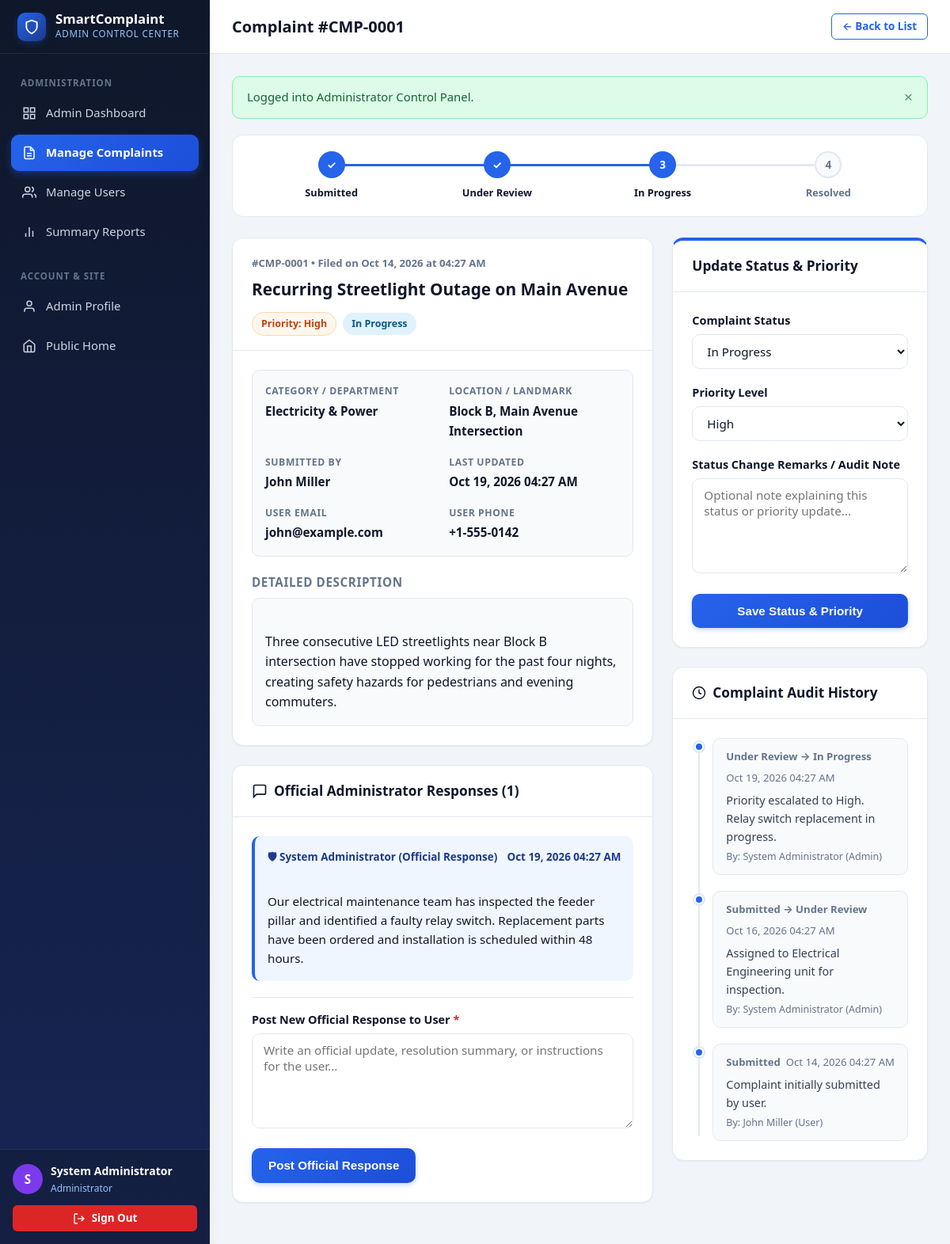
Page /complaint_details.php?id=1 (signed in) on the committed database.
### tables this page shows
CREATE TABLE `complaints` (
  `id` INT UNSIGNED NOT NULL AUTO_INCREMENT,
  `user_id` INT UNSIGNED NOT NULL,
  `title` VARCHAR(200) NOT NULL,
  `description` TEXT NOT NULL,
  `category` VARCHAR(100) NOT NULL,
  `location` VARCHAR(200) NOT NULL,
  `image_path` VARCHAR(255) DEFAULT NULL,
  `priority` ENUM('Low', 'Medium', 'High', 'Urgent') NOT NULL DEFAULT 'Medium',
  `status` ENUM('Submitted', 'Under Review', 'In Progress', 'Resolved', 'Rejected') NOT NULL DEFAULT 'Submitted',
  `created_at` TIMESTAMP NOT NULL DEFAULT CURRENT_TIMESTAMP,
  `updated_at` TIMESTAMP NOT NULL DEFAULT CURRENT_TIMESTAMP ON UPDATE CURRENT_TIMESTAMP,
  PRIMARY KEY (`id`),
  KEY `idx_complaints_user_id` (`user_id`),
  KEY `idx_complaints_status` (`status`),
  KEY `idx_complaints_priority` (`priority`),
  KEY `idx_complaints_category` (`category`),
  KEY `idx_complaints_created_at` (`created_at`),
  CONSTRAINT `fk_complaints_user`
    FOREIGN KEY (`user_id`) REFERENCES `users` (`id`)
    ON DELETE CASCADE ON UPDATE CASCADE
);

CREATE TABLE `users` (
  `id` INT UNSIGNED NOT NULL AUTO_INCREMENT,
  `name` VARCHAR(100) NOT NULL,
  `email` VARCHAR(150) NOT NULL,
  `phone` VARCHAR(25) NOT NULL,
  `password_hash` VARCHAR(255) NOT NULL,
  `role` ENUM('user', 'admin') NOT NULL DEFAULT 'user',
  `account_status` ENUM('active', 'inactive') NOT NULL DEFAULT 'active',
  `created_at` TIMESTAMP NOT NULL DEFAULT CURRENT_TIMESTAMP,
  PRIMARY KEY (`id`),
  UNIQUE KEY `uq_users_email` (`email`),
  KEY `idx_users_role` (`role`),
  KEY `idx_users_status` (`account_status`)
);

CREATE TABLE `complaint_responses` (
  `id` INT UNSIGNED NOT NULL AUTO_INCREMENT,
  `complaint_id` INT UNSIGNED NOT NULL,
  `admin_id` INT UNSIGNED DEFAULT NULL,
  `response` TEXT NOT NULL,
  `created_at` TIMESTAMP NOT NULL DEFAULT CURRENT_TIMESTAMP,
  PRIMARY KEY (`id`),
  KEY `idx_responses_complaint_id` (`complaint_id`),
  KEY `idx_responses_admin_id` (`admin_id`),
  CONSTRAINT `fk_responses_complaint`
    FOREIGN KEY (`complaint_id`) REFERENCES `complaints` (`id`)
    ON DELETE CASCADE ON UPDATE CASCADE,
  CONSTRAINT `fk_responses_admin`
    FOREIGN KEY (`admin_id`) REFERENCES `users` (`id`)
    ON DELETE SET NULL ON UPDATE CASCADE
);

CREATE TABLE `complaint_history` (
  `id` INT UNSIGNED NOT NULL AUTO_INCREMENT,
  `complaint_id` INT UNSIGNED NOT NULL,
  `changed_by` INT UNSIGNED DEFAULT NULL,
  `old_status` VARCHAR(50) DEFAULT NULL,
  `new_status` VARCHAR(50) NOT NULL,
  `remarks` TEXT DEFAULT NULL,
  `created_at` TIMESTAMP NOT NULL DEFAULT CURRENT_TIMESTAMP,
  PRIMARY KEY (`id`),
  KEY `idx_history_complaint_id` (`complaint_id`),
  KEY `idx_history_changed_by` (`changed_by`),
  CONSTRAINT `fk_history_complaint`
    FOREIGN KEY (`complaint_id`) REFERENCES `complaints` (`id`)
    ON DELETE CASCADE ON UPDATE CASCADE,
  CONSTRAINT `fk_history_user`
    FOREIGN KEY (`changed_by`) REFERENCES `users` (`id`)
    ON DELETE SET NULL ON UPDATE CASCADE
);

### complaint_details.php (the view, shortened to what the rows shown need)
<?php
require_once __DIR__ . '/includes/auth.php';
$isAdminUser   = isAdmin();
$complaintId   = isset($_GET['id']) ? (int)$_GET['id'] : 0;
$pdo = getDBConnection();
$stmt = $pdo->prepare("
    SELECT c.*, u.name AS user_name, u.email AS user_email, u.phone AS user_phone, u.account_status AS user_status
    FROM complaints c
    INNER JOIN users u ON c.user_id = u.id
    WHERE c.id = ?
    LIMIT 1
");
$stmt->execute([$complaintId]);
$complaint = $stmt->fetch();
$stmtResponses = $pdo->prepare("
    SELECT r.*, u.name AS admin_name
    FROM complaint_responses r
    LEFT JOIN users u ON r.admin_id = u.id
    WHERE r.complaint_id = ?
    ORDER BY r.created_at DESC
");
$stmtResponses->execute([$complaintId]);
$responses = $stmtResponses->fetchAll();
$stmtHistory = $pdo->prepare("
    SELECT h.*, u.name AS actor_name, u.role AS actor_role
    FROM complaint_history h
    LEFT JOIN users u ON h.changed_by = u.id
    WHERE h.complaint_id = ?
    ORDER BY h.created_at DESC, h.id DESC
");
$stmtHistory->execute([$complaintId]);
$historyList = $stmtHistory->fetchAll();
require_once __DIR__ . '/includes/header.php';
?>
<div class="dashboard-layout">
    <main class="main-content">
        <header class="topbar">
            <div class="topbar-left">
                <h1 class="page-heading">Complaint <?php echo e(formatComplaintId($complaintId)); ?></h1>
            </div>
        </header>
        <div class="content-body">
            <div class="details-layout">
                <div>
                    <div class="card">
                        <div class="card-header">
                            <div>
                                <span style="font-size: 0.82rem; color: var(--text-muted); font-weight: 700;">
                                    <?php echo e(formatComplaintId($complaintId)); ?> &bull; Filed on <?php echo date('M d, Y \a\t h:i A', strtotime($complaint['created_at'])); ?>
                                </span>
                                <h2 style="font-size: 1.3rem; color: var(--text-main); margin-top: 4px;">
                                    <?php echo e($complaint['title']); ?>
                                </h2>
                            </div>
                            <div style="display: flex; gap: 8px; align-items: center;">
                                <span class="badge <?php echo e(getPriorityBadgeClass($complaint['priority'])); ?>">
                                    Priority: <?php echo e($complaint['priority']); ?>
                                </span>
                                <span class="badge <?php echo e(getStatusBadgeClass($complaint['status'])); ?>">
                                    <?php echo e($complaint['status']); ?>
                                </span>
                            </div>
                        </div>
                        <div class="card-body">
                            <div class="meta-list">
                                <div class="meta-item">
                                    <label>Category / Department</label>
                                    <span><?php echo e($complaint['category']); ?></span>
                                </div>
                                <div class="meta-item">
                                    <label>Location / Landmark</label>
                                    <span><?php echo e($complaint['location']); ?></span>
                                </div>
                                <div class="meta-item">
                                    <label>Submitted By</label>
                                    <span><?php echo e($complaint['user_name']); ?></span>
                                </div>
                                <div class="meta-item">
                                    <label>Last Updated</label>
                                    <span><?php echo date('M d, Y h:i A', strtotime($complaint['updated_at'])); ?></span>
                                </div>
                                <?php if ($isAdminUser): ?>
                                    <div class="meta-item">
                                        <label>User Email</label>
                                        <span><?php echo e($complaint['user_email']); ?></span>
                                    </div>
                                    <div class="meta-item">
                                        <label>User Phone</label>
                                        <span><?php echo e($complaint['user_phone']); ?></span>
                                    </div>
                                <?php endif; ?>
                            </div>
                            <h3 style="font-size: 0.95rem; text-transform: uppercase; letter-spacing: 0.04em; color: var(--text-muted); margin-bottom: 8px;">
                                Detailed Description
                            </h3>
                            <div style="background: #f8fafc; border: 1px solid var(--border-color); border-radius: var(--radius-md); padding: 16px; white-space: pre-line; color: var(--text-main);">
                                <?php echo e($complaint['description']); ?>
                            </div>
                        </div>
                    </div>
                    <div class="card">
                        <div class="card-header">
                            <h2 class="card-title">
                                <svg width="20" height="20" viewBox="0 0 24 24" fill="none" stroke="currentColor" stroke-width="2">
                                    <path d="M21 15a2 2 0 0 1-2 2H7l-4 4V5a2 2 0 0 1 2-2h14a2 2 0 0 1 2 2z"></path>
                                </svg>
                                <span>Official Administrator Responses (<?php echo count($responses); ?>)</span>
                            </h2>
                        </div>
                        <div class="card-body">
                            <?php if (empty($responses)): ?>
                                <div class="empty-state" style="padding: 24px;">
                                    <p>No official responses have been posted for this complaint yet.</p>
                                </div>
                            <?php else: ?>
                                <?php foreach ($responses as $resp): ?>
                                    <div class="response-item">
                                        <div class="response-header">
                                            <span>
                                                &#128737; <?php echo e($resp['admin_name'] ?? 'Administrator'); ?> (Official Response)
                                            </span>
                                            <span><?php echo date('M d, Y h:i A', strtotime($resp['created_at'])); ?></span>
                                        </div>
                                        <div style="color: var(--text-main); white-space: pre-line; font-size: 0.95rem;">
                                            <?php echo e($resp['response']); ?>
                                        </div>
                                    </div>
                                <?php endforeach; ?>
                            <?php endif; ?>
                        </div>
                    </div>
                </div>
                <div>
                    <?php if ($isAdminUser): ?>
                        <div class="card" style="border-top: 4px solid var(--primary-600);">
                            <div class="card-header">
                                <h2 class="card-title">Update Status & Priority</h2>
                            </div>
                        </div>
                    <?php endif; ?>
                    <div class="card">
                        <div class="card-header">
                            <h2 class="card-title">
                                <svg width="18" height="18" viewBox="0 0 24 24" fill="none" stroke="currentColor" stroke-width="2">
                                    <circle cx="12" cy="12" r="10"></circle>
                                    <polyline points="12 6 12 12 16 14"></polyline>
                                </svg>
                                <span>Complaint Audit History</span>
                            </h2>
                        </div>
                        <div class="card-body">
                            <?php if (empty($historyList)): ?>
                                <p style="color: var(--text-muted); font-size: 0.9rem;">No history records available.</p>
                            <?php else: ?>
                                <div class="timeline">
                                    <?php foreach ($historyList as $hist): ?>
                                        <div class="timeline-item">
                                            <div class="timeline-dot"></div>
                                            <div class="timeline-content">
                                                <div class="timeline-header">
                                                    <strong>
                                                        <?php if ($hist['old_status'] && $hist['old_status'] !== $hist['new_status']): ?>
                                                            <?php echo e($hist['old_status']); ?> &rarr; <?php echo e($hist['new_status']); ?>
                                                        <?php else: ?>
                                                            <?php echo e($hist['new_status']); ?>
                                                        <?php endif; ?>
                                                    </strong>
                                                    <span><?php echo date('M d, Y h:i A', strtotime($hist['created_at'])); ?></span>
                                                </div>
                                                <?php if (!empty($hist['remarks'])): ?>
                                                    <p style="font-size: 0.9rem; color: var(--text-body); margin-bottom: 4px;">
                                                        <?php echo e($hist['remarks']); ?>
                                                    </p>
                                                <?php endif; ?>
                                                <div style="font-size: 0.78rem; color: var(--text-muted);">
                                                    By: <?php echo e($hist['actor_name'] ?? 'System'); ?>
                                                    <?php if (!empty($hist['actor_role'])): ?>
                                                        (<?php echo ucfirst(e($hist['actor_role'])); ?>)
                                                    <?php endif; ?>
                                                </div>
                                            </div>
                                        </div>
                                    <?php endforeach; ?>
                                </div>
                            <?php endif; ?>
                        </div>
                    </div>
                </div>
            </div>
        </div>
    </main>
</div>
<?php require_once __DIR__ . '/includes/footer.php'; ?>

### rows in the picture
complaints: created_at "Oct 14, 2026 at 04:27 AM", title "Recurring Streetlight Outage on Main Avenue", priority "High", status "In Progress", category "Electricity & Power", location "Block B, Main Avenue Intersection", user.name "John Miller", updated_at "Oct 19, 2026 04:27 AM", user.email "john@example.com", user.phone "+1-555-0142", description "Three consecutive LED streetlights near Block B intersection have stopped working for the past four nights, creating safety hazards for pedestrians and evening commuters."
complaint_responses: admin.name "System Administrator", created_at "Oct 19, 2026 04:27 AM", response "Our electrical maintenance team has inspected the feeder pillar and identified a faulty relay switch. Replacement parts have been ordered and installation is scheduled within 48 hours."
complaint_history: old_status "Under Review", new_status "In Progress", created_at "Oct 19, 2026 04:27 AM", remarks "Priority escalated to High. Relay switch replacement in progress.", changed_by.name "System Administrator", changed_by.role "Admin"
complaint_history: old_status "Submitted", new_status "Under Review", created_at "Oct 16, 2026 04:27 AM", remarks "Assigned to Electrical Engineering unit for inspection.", changed_by.name "System Administrator", changed_by.role "Admin"
complaint_history: new_status "Submitted", created_at "Oct 14, 2026 04:27 AM", remarks "Complaint initially submitted by user.", changed_by.name "John Miller", changed_by.role "User"

### other values in the picture
$adminInitials "S"
$_SESSION['user_name'] "System Administrator"
formatComplaintId($complaintId) "#CMP-0001"
$flash['message'] "Logged into Administrator Control Panel."
$stepName "Submitted"
$stepName "Under Review"
$stepName "In Progress"
$stepName "Resolved"
count($responses) "1"
form field status "In Progress"
form field priority "High"
